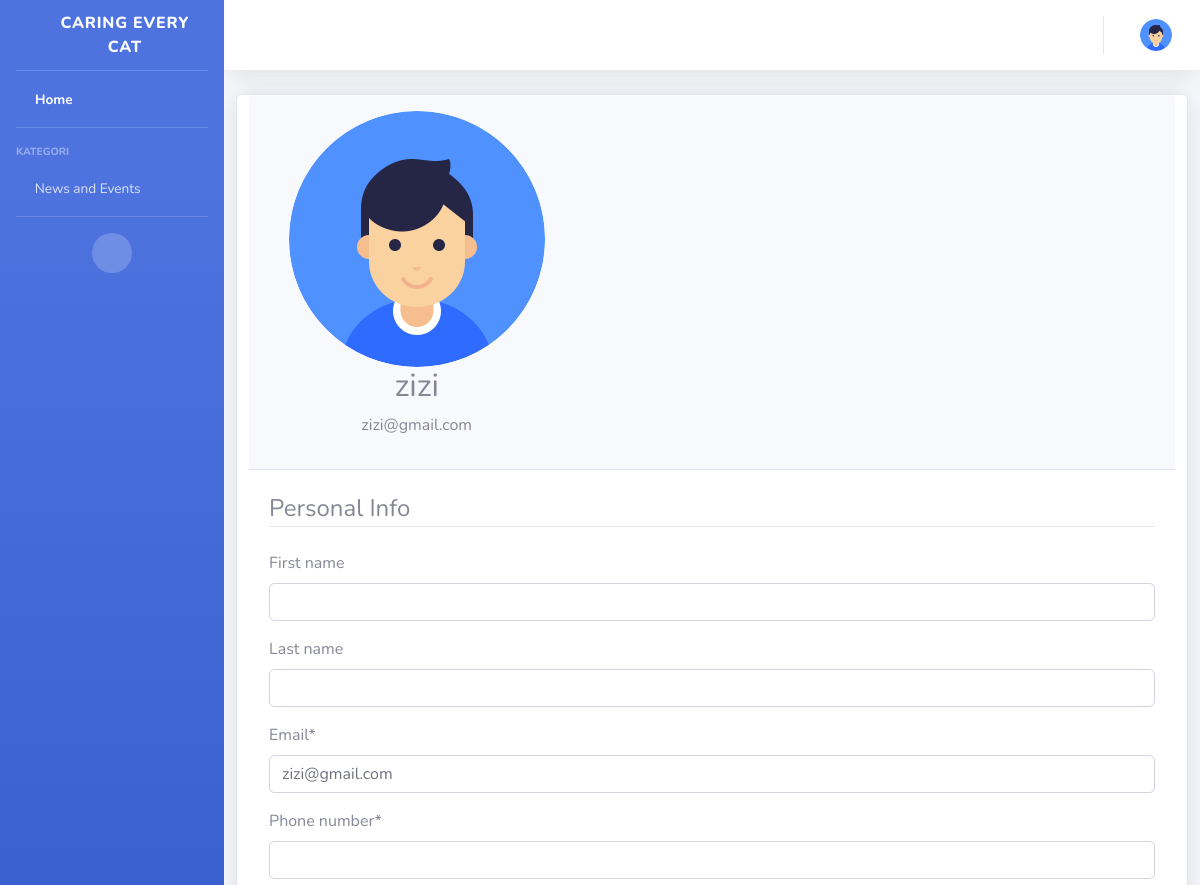
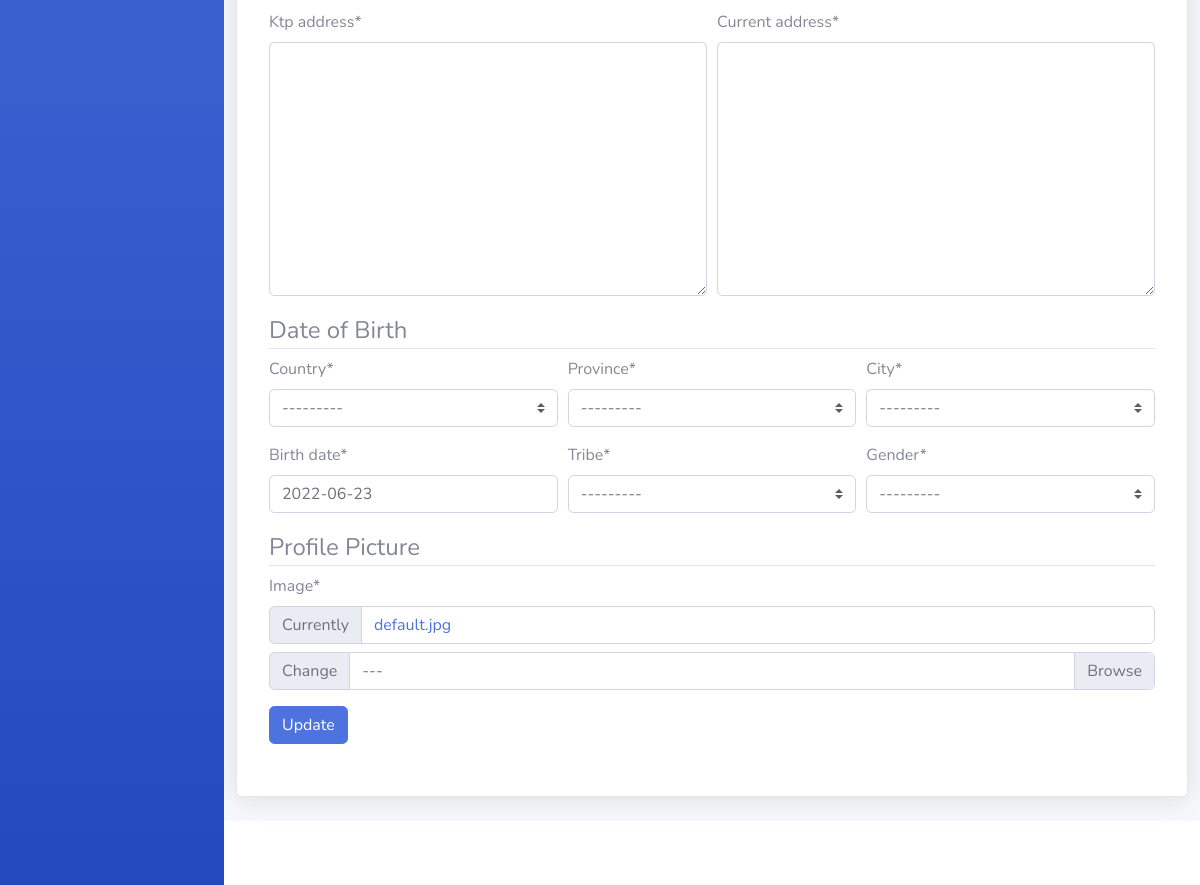
Screenshot of /profile/ (signed in) with the database file from the repository (2 pictures, top to bottom).
### user/models.py (models this page shows, shortened)
class Profile(models.Model):
    user = models.OneToOneField(User, on_delete=models.CASCADE)
    gender = models.ForeignKey(Gender, on_delete=models.SET_NULL, null=True)
    country = models.ForeignKey(Country, on_delete=models.SET_NULL, null=True)
    province = models.ForeignKey(Province, on_delete=models.SET_NULL, null=True)
    city = models.ForeignKey(City, on_delete=models.SET_NULL, null=True)
    tribe = models.ForeignKey(Tribe, on_delete=models.SET_NULL, null=True)
    phone_regex = RegexValidator(regex=r'^\+?1?\d{9,14}$', message="Phone number must be entered in the format: '+6281297126699' or 081297126699. Up to 14 digits allowed.")
    phone_number = models.CharField(validators=[phone_regex], max_length=14, null=True)
    ktp_address = models.TextField(null=True)
    current_address = models.TextField(null=True)
    class_of = models.IntegerField(choices=year_choices(), validators=[MinValueValidator(1991), max_value_current_year], null=True)
    birth_date = models.DateField(default=timezone.now)
    image = models.ImageField(default='default.jpg', upload_to='profile_pics')

### user/views.py (the view)
# urls.py: path('profile/', user_views.profile, name='profile'),
@login_required
def profile(request):
    if request.method == 'POST':
        u_form = UserUpdateForm(request.POST, instance=request.user)
        p_form = ProfileUpdateForm(
            request.POST, request.FILES, instance=request.user.profile)
        if u_form.is_valid() and p_form.is_valid():
            u_form.save()
            p_form.save()
            messages.success(request, f'Your account has been updated!')
            return redirect('profile')
    else:
        u_form = UserUpdateForm(instance=request.user)
        p_form = ProfileUpdateForm(instance=request.user.profile)
    context = {
        'u_form': u_form,
        'p_form': p_form
    }
    return render(request, 'user/profile.html', context)

### user/forms.py
class UserUpdateForm(forms.ModelForm):
    email = forms.EmailField()
    class Meta:
        model = User
        fields = [
            'first_name',
            'last_name',
            'email'
        ]

### master/models.py (called while the page is built)
    def __str__(self):
        return u'{0}'.format(self.gender_desc)

    def __str__(self):
        return u'{0}'.format(self.country_desc)

### peoplemanagement/context_processors.py (called while the page is built)
def blog_categories(request):
    return {
        'blog_categories': model_blog.Category.objects.all()
    }

### user/templates/user/profile.html (shortened to what this page needs)
{% extends "blog/base.html" %}
{% load crispy_forms_tags %}
{% block content %}
<div class="card shadow mb-4 col-md-12">
  <div class="card-header py-3">
    <div class="col-md-4"  style="text-align:center">
      <img class="rounded-circle account-img" src="{{ user.profile.image.url }}">
      <div class="media-body">
        <h2 class="account-heading">{{ user.username }}</h2>
        <p class="text-secondary">{{ user.email }}</p>
      </div>
    </div>
  </div>
  <div class="card-body">
    <form method="POST" enctype="multipart/form-data" id="profileForm"
      data-provinces-url="{% url 'ajax_load_provinces' %}" data-cities-url="{% url 'ajax_load_cities' %}">
      <fieldset class="form-group">
        <legend class="border-bottom mb-4">Personal Info</legend>
        {{ u_form|crispy }}
        {% crispy p_form %}
      </fieldset>
    </form>
  </div>
</div>
{% endblock content%}

### blog/templates/blog/base.html (shortened to what this page needs)
{% load static %}
<!DOCTYPE html>
<html lang="en">
<head>
    <link href="{% static 'vendor/fontawesome-free/css/all.min.css'%}" rel="stylesheet" type="text/css">
    <link href="{% static 'css/sb-admin-2.min.css' %}" rel="stylesheet">
    <link rel="stylesheet" type="text/css" href="{% static 'blog/main.css' %}">
</head>
<body id="page-top">
    <div id="wrapper">
        <ul class="navbar-nav bg-gradient-primary sidebar sidebar-dark accordion" id="accordionSidebar">
            <a class="sidebar-brand d-flex align-items-center justify-content-center" href="{% url 'home' %}">
                <div class="sidebar-brand-icon rotate-n-15">
                    <i class="fas fa-laugh-wink"></i>
                </div>
                <div class="sidebar-brand-text mx-3">Caring Every Cat <sup></sup></div>
            </a>
            <hr class="sidebar-divider my-0">
            <li class="nav-item active">
                <a class="nav-link" href="{% url 'home' %}">
                    <i class="fas fa-home"></i>
                    <span>Home</span></a>
            </li>
            <hr class="sidebar-divider">
            <div class="sidebar-heading">
                Kategori
            </div>
            <li class="nav-item">
                <a class="nav-link collapsed" href="#" data-toggle="collapse" data-target="#collapseOne"
                    aria-expanded="true" aria-controls="collapseTwo">
                    <i class="fas fa-tasks"></i>
                    <span>News and Events</span>
                </a>
            </li>
            <hr class="sidebar-divider d-none d-md-block">
            <div class="text-center d-none d-md-inline">
                <button class="rounded-circle border-0" id="sidebarToggle"></button>
            </div>
        </ul>
        <div id="content-wrapper" class="d-flex flex-column">
            <div id="content">
                <nav class="navbar navbar-expand navbar-light bg-white topbar mb-4 static-top shadow">
                    <ul class="navbar-nav ml-auto">
                        {% if user.is_authenticated %}
                        <li class="nav-item dropdown no-arrow">
                            <a class="nav-link dropdown-toggle" href="#" id="userDropdown" role="button"
                                data-toggle="dropdown" aria-haspopup="true" aria-expanded="false">
                                <img class="img-profile rounded-circle" src="{{ user.profile.image.url }}">
                            </a>
                        </li>
                        {% else %}
                        <div class="navbar-nav">
                            <a class="nav-item nav-link" href="{% url 'login' %}">Login</a>
                            <a class="nav-item nav-link" href="{% url 'register' %}">Register</a>
                        </div>
                        {% endif %}
                    </ul>
                </nav>
                <div class="container-fluid">
                    <div class="row">
                        {% block content %}{% endblock %}
                    </div>
                </div>
                <footer class="sticky-footer bg-white">
                </footer>
            </div>
        </div>
</body>
</html>

### rows the page displays
Profile: country "---------", province "---------", city "---------", birth_date "2022-06-23", tribe "---------", gender "---------"

### other values shown
{{ user.username }} "zizi"
{{ user.email }} "zizi@gmail.com"
